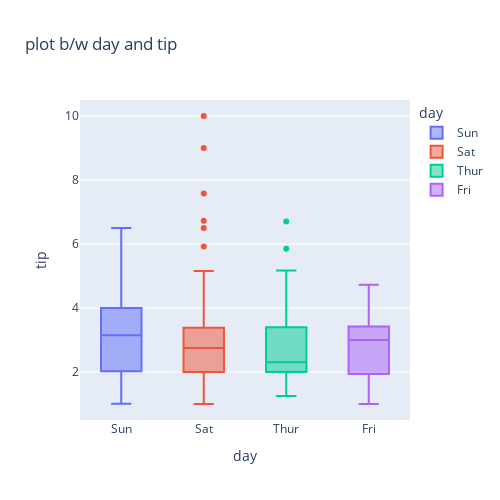

Notebook code for this chart:
### Code cell
fig = px.box(tips, x= 'day', y='tip',title='plot b/w day and tip',
              color='day',height=500,width=500, hover_data=['sex'])
fig.show()

### Figure 1 — Plotly figure (JSON) as saved in the notebook; plotly's stock layout.template omitted (floating-point values rounded to 4 significant figures)
{"data": [{"alignmentgroup": "True", "customdata": [["Female"], ["Male"], ["Male"], ["Male"], ["Female"], ["Male"], ["Male"], ["Male"], ["Male"], ["Male"], ["Male"], ["Female"], ["Male"], ["Male"], ["Female"], ["Male"], ["Female"], ["Male"], ["Female"], ["Male"], ["Male"], ["Male"], ["Male"], ["Male"], ["Male"], ["Male"], ["Male"], ["Male"], ["Male"], ["Female"], ["Female"], ["Male"], ["Male"], ["Male"], ["Male"], ["Male"], ["Female"], ["Female"], ["Male"], ["Male"], ["Male"], ["Male"], ["Male"], ["Male"], ["Female"], ["Male"], ["Female"], ["Female"], ["Male"], ["Male"], ["Male"], ["Female"], ["Male"], ["Female"], ["Male"], ["Male"], ["Male"], ["Male"], ["Male"], ["Male"], ["Male"], ["Male"], ["Male"], ["Female"], ["Male"], ["Male"], ["Male"], ["Male"], ["Male"], ["Male"], ["Male"], ["Female"], ["Male"], ["Female"], ["Male"], ["Male"]], "hovertemplate": "day=%{x}<br>tip=%{y}<br>sex=%{customdata[0]}<extra></extra>", "legendgroup": "Sun", "marker": {"color": "#636efa"}, "name": "Sun", "notched": false, "offsetgroup": "Sun", "orientation": "v", "showlegend": true, "type": "box", "x": ["Sun", "Sun", "Sun", "Sun", "Sun", "Sun", "Sun", "Sun", "Sun", "Sun", "Sun", "Sun", "Sun", "Sun", "Sun", "Sun", "Sun", "Sun", "Sun", "Sun", "Sun", "Sun", "Sun", "Sun", "Sun", "Sun", "Sun", "Sun", "Sun", "Sun", "Sun", "Sun", "Sun", "Sun", "Sun", "Sun", "Sun", "Sun", "Sun", "Sun", "Sun", "Sun", "Sun", "Sun", "Sun", "Sun", "Sun", "Sun", "Sun", "Sun", "Sun", "Sun", "Sun", "Sun", "Sun", "Sun", "Sun", "Sun", "Sun", "Sun", "Sun", "Sun", "Sun", "Sun", "Sun", "Sun", "Sun", "Sun", "Sun", "Sun", "Sun", "Sun", "Sun", "Sun", "Sun", "Sun"], "x0": " ", "xaxis": "x", "y": [1.01, 1.66, 3.5, 3.31, 3.61, 4.71, 2, 3.12, 1.96, 3.23, 1.71, 5, 1.57, 3, 3.02, 3.92, 1.67, 3.71, 3.5, 2.54, 3.06, 1.32, 5.6, 3, 5, 6, 2.05, 3, 2.5, 2.6, 5.2, 1.56, 4.34, 3.51, 4, 2.55, 4, 3.5, 5.07, 2.5, 2, 2.74, 2, 2, 5.14, 5, 3.75, 2.61, 2, 3.5, 2.5, 2, 2, 3, 3.48, 2.24, 4.5, 5.15, 3.18, 4, 3.11, 2, 2, 4, 3.55, 3.68, 5.65, 3.5, 6.5, 3, 5, 3.5, 2, 3.5, 4, 1.5], "y0": " ", "yaxis": "y"}, {"alignmentgroup": "True", "customdata": [["Male"], ["Male"], ["Female"], ["Female"], ["Male"], ["Male"], ["Male"], ["Male"], ["Male"], ["Male"], ["Female"], ["Male"], ["Male"], ["Female"], ["Female"], ["Male"], ["Male"], ["Male"], ["Female"], ["Male"], ["Male"], ["Male"], ["Male"], ["Female"], ["Male"], ["Male"], ["Male"], ["Male"], ["Male"], ["Male"], ["Male"], ["Male"], ["Female"], ["Female"], ["Male"], ["Male"], ["Male"], ["Female"], ["Female"], ["Female"], ["Female"], ["Male"], ["Male"], ["Female"], ["Female"], ["Female"], ["Male"], ["Male"], ["Male"], ["Male"], ["Female"], ["Male"], ["Female"], ["Female"], ["Female"], ["Male"], ["Male"], ["Male"], ["Male"], ["Male"], ["Female"], ["Male"], ["Male"], ["Male"], ["Female"], ["Female"], ["Female"], ["Male"], ["Male"], ["Male"], ["Female"], ["Male"], ["Male"], ["Female"], ["Male"], ["Male"], ["Male"], ["Male"], ["Male"], ["Male"], ["Male"], ["Male"], ["Female"], ["Male"], ["Female"], ["Male"], ["Male"]], "hovertemplate": "day=%{x}<br>tip=%{y}<br>sex=%{customdata[0]}<extra></extra>", "legendgroup": "Sat", "marker": {"color": "#EF553B"}, "name": "Sat", "notched": false, "offsetgroup": "Sat", "orientation": "v", "showlegend": true, "type": "box", "x": ["Sat", "Sat", "Sat", "Sat", "Sat", "Sat", "Sat", "Sat", "Sat", "Sat", "Sat", "Sat", "Sat", "Sat", "Sat", "Sat", "Sat", "Sat", "Sat", "Sat", "Sat", "Sat", "Sat", "Sat", "Sat", "Sat", "Sat", "Sat", "Sat", "Sat", "Sat", "Sat", "Sat", "Sat", "Sat", "Sat", "Sat", "Sat", "Sat", "Sat", "Sat", "Sat", "Sat", "Sat", "Sat", "Sat", "Sat", "Sat", "Sat", "Sat", "Sat", "Sat", "Sat", "Sat", "Sat", "Sat", "Sat", "Sat", "Sat", "Sat", "Sat", "Sat", "Sat", "Sat", "Sat", "Sat", "Sat", "Sat", "Sat", "Sat", "Sat", "Sat", "Sat", "Sat", "Sat", "Sat", "Sat", "Sat", "Sat", "Sat", "Sat", "Sat", "Sat", "Sat", "Sat", "Sat", "Sat"], "x0": " ", "xaxis": "x", "y": [3.35, 4.08, 2.75, 2.23, 7.58, 3.18, 2.34, 2, 2, 4.3, 3, 1.45, 2.5, 3, 2.45, 3.27, 3.6, 2, 3.07, 2.31, 5, 2.24, 3, 1.5, 1.76, 6.73, 3.21, 2, 1.98, 3.76, 2.64, 3.15, 2.47, 1, 2.01, 2.09, 1.97, 3, 3.14, 5, 2.2, 1.25, 3.08, 2.5, 3.48, 4.08, 1.64, 4.06, 4.29, 3.76, 4, 3, 1, 1.61, 2, 10, 3.16, 3.41, 3, 2.03, 2.23, 2, 5.16, 9, 2.5, 6.5, 1.1, 3, 1.5, 1.44, 3.09, 3, 2.72, 2.88, 2, 3, 3.39, 1.47, 3, 1.25, 1, 1.17, 4.67, 5.92, 2, 2, 1.75], "y0": " ", "yaxis": "y"}, {"alignmentgroup": "True", "customdata": [["Male"], ["Male"], ["Male"], ["Male"], ["Male"], ["Female"], ["Male"], ["Male"], ["Female"], ["Male"], ["Male"], ["Male"], ["Male"], ["Female"], ["Female"], ["Female"], ["Male"], ["Female"], ["Male"], ["Male"], ["Female"], ["Female"], ["Male"], ["Female"], ["Female"], ["Male"], ["Male"], ["Female"], ["Female"], ["Female"], ["Female"], ["Female"], ["Female"], ["Female"], ["Male"], ["Female"], ["Female"], ["Male"], ["Male"], ["Female"], ["Female"], ["Female"], ["Female"], ["Female"], ["Male"], ["Male"], ["Female"], ["Male"], ["Male"], ["Male"], ["Male"], ["Male"], ["Female"], ["Female"], ["Male"], ["Male"], ["Female"], ["Female"], ["Female"], ["Male"], ["Female"], ["Female"]], "hovertemplate": "day=%{x}<br>tip=%{y}<br>sex=%{customdata[0]}<extra></extra>", "legendgroup": "Thur", "marker": {"color": "#00cc96"}, "name": "Thur", "notched": false, "offsetgroup": "Thur", "orientation": "v", "showlegend": true, "type": "box", "x": ["Thur", "Thur", "Thur", "Thur", "Thur", "Thur", "Thur", "Thur", "Thur", "Thur", "Thur", "Thur", "Thur", "Thur", "Thur", "Thur", "Thur", "Thur", "Thur", "Thur", "Thur", "Thur", "Thur", "Thur", "Thur", "Thur", "Thur", "Thur", "Thur", "Thur", "Thur", "Thur", "Thur", "Thur", "Thur", "Thur", "Thur", "Thur", "Thur", "Thur", "Thur", "Thur", "Thur", "Thur", "Thur", "Thur", "Thur", "Thur", "Thur", "Thur", "Thur", "Thur", "Thur", "Thur", "Thur", "Thur", "Thur", "Thur", "Thur", "Thur", "Thur", "Thur"], "x0": " ", "xaxis": "x", "y": [4, 3, 2.71, 3, 3.4, 1.83, 5, 2.03, 5.17, 2, 4, 5.85, 3, 1.5, 1.8, 2.92, 2.31, 1.68, 2.5, 2, 2.52, 4.2, 1.48, 2, 2, 2.18, 1.5, 2.83, 1.5, 2, 3.25, 1.25, 2, 2, 2, 2.75, 3.5, 6.7, 5, 5, 2.3, 1.5, 1.36, 1.63, 1.73, 2, 4.19, 2.56, 2.02, 4, 1.44, 2, 5, 2, 2, 4, 2.01, 2, 2.5, 4, 3.23, 3], "y0": " ", "yaxis": "y"}, {"alignmentgroup": "True", "customdata": [["Male"], ["Male"], ["Female"], ["Female"], ["Female"], ["Male"], ["Male"], ["Male"], ["Male"], ["Male"], ["Female"], ["Female"], ["Male"], ["Female"], ["Male"], ["Female"], ["Male"], ["Female"], ["Female"]], "hovertemplate": "day=%{x}<br>tip=%{y}<br>sex=%{customdata[0]}<extra></extra>", "legendgroup": "Fri", "marker": {"color": "#ab63fa"}, "name": "Fri", "notched": false, "offsetgroup": "Fri", "orientation": "v", "showlegend": true, "type": "box", "x": ["Fri", "Fri", "Fri", "Fri", "Fri", "Fri", "Fri", "Fri", "Fri", "Fri", "Fri", "Fri", "Fri", "Fri", "Fri", "Fri", "Fri", "Fri", "Fri"], "x0": " ", "xaxis": "x", "y": [3, 3.5, 1, 4.3, 3.25, 4.73, 4, 1.5, 3, 1.5, 2.5, 3, 2.2, 3.48, 1.92, 3, 1.58, 2.5, 2], "y0": " ", "yaxis": "y"}], "layout": {"boxmode": "overlay", "height": 500, "legend": {"title": {"text": "day"}, "tracegroupgap": 0}, "title": {"text": "plot b/w day and tip"}, "width": 500, "xaxis": {"anchor": "y", "autorange": true, "categoryarray": ["Sun", "Sat", "Thur", "Fri"], "categoryorder": "array", "domain": [0, 1], "range": [-0.5, 3.5], "title": {"text": "day"}, "type": "category"}, "yaxis": {"anchor": "x", "autorange": true, "domain": [0, 1], "range": [0.5, 10.5], "title": {"text": "tip"}, "type": "linear"}}}
